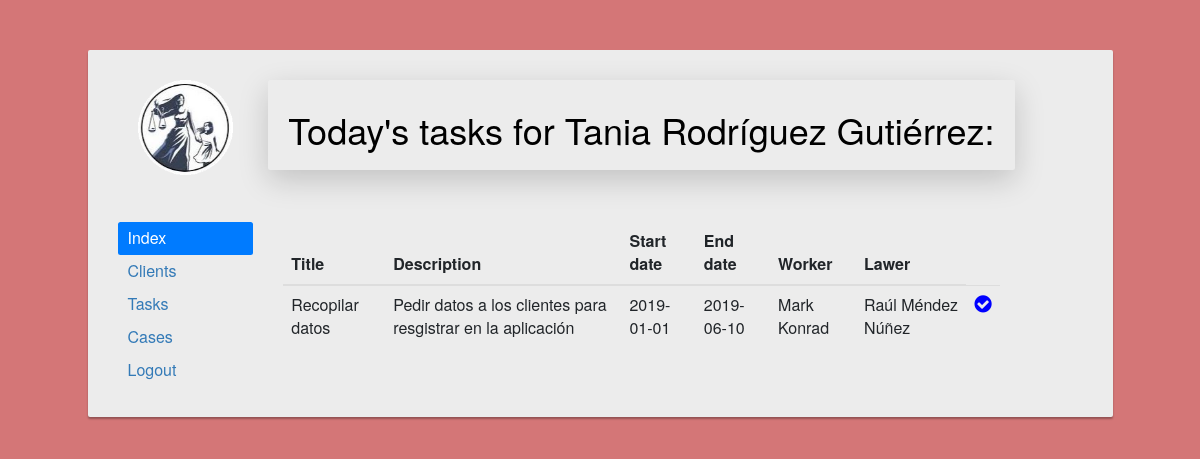
The app's page /personalArea/Worker/index.php (signed in) with its own data.
### tables this page shows
CREATE TABLE `workers` (
  `worker_ID` bigint(20) UNSIGNED NOT NULL,
  `name` varchar(30) NOT NULL,
  `surname` varchar(30) NOT NULL,
  `birth_date` date NOT NULL,
  `phone` int(11) NOT NULL,
  `email` varchar(50) NOT NULL,
  `username` varchar(15) NOT NULL,
  `password` varchar(30) NOT NULL,
  `salary` float NOT NULL
);

CREATE TABLE `tasks` (
  `task_ID` bigint(20) UNSIGNED NOT NULL,
  `title` varchar(200) NOT NULL,
  `description` varchar(1000) NOT NULL,
  `start_date` date NOT NULL,
  `end_date` date NOT NULL,
  `worker_ID` bigint(20) NOT NULL,
  `lawer_ID` bigint(20) NOT NULL,
  `status` int(1) NOT NULL
);

CREATE TABLE `lawers` (
  `lawer_ID` bigint(20) UNSIGNED NOT NULL,
  `name` varchar(50) NOT NULL,
  `surname` varchar(70) NOT NULL,
  `birth_date` date NOT NULL,
  `phone` int(11) NOT NULL,
  `email` varchar(50) NOT NULL,
  `username` varchar(15) NOT NULL,
  `password` varchar(30) NOT NULL,
  `salary` float NOT NULL
);

### personalArea/Worker/index.php (the view, shortened to what this page needs)
<!DOCTYPE html>
<html lang="en">
    <head>
        <link rel="stylesheet" href="https://stackpath.bootstrapcdn.com/bootstrap/4.3.1/css/bootstrap.min.css">
        <link rel="stylesheet" href="https://maxcdn.bootstrapcdn.com/bootstrap/3.3.7/css/bootstrap.min.css">
        <link rel="stylesheet" href="https://maxcdn.bootstrapcdn.com/font-awesome/4.7.0/css/font-awesome.min.css">
    </head>
    <body>
            <?php
                $db = connectDb();
            ?>
            <?php
                $userData = mysqli_fetch_array(mysqli_query($db, "SELECT * FROM workers where worker_ID = '$_SESSION[id_user]'"));
            ?>
        <div class="container-fluid content">
            <div class="row">
                <div class="col-10 offset-1 insideContainer">
                    <div class="row">
                        <div class="col-2 avatar">
                            <img src="../../img/iconAvatar.png" alt="Avatar">
                        </div>
                        <div class="col-9 shadow-lg p-3 mb-5 bg-#70c5c0 rounded">
                            <h1 class="h1" style="text-align: center">Today's tasks for <?php echo $userData['name']." ".$userData['surname'] ?>:</h1>
                        </div>
                    </div>
                    <br>
                    <div class="row">
                        <div class="col-2">
                                <div class="nav flex-column nav-pills" id="v-pills-tab" role="tablist" aria-orientation="vertical">
                                    <a class='nav-link active' href='index.php'>Index</a>
                                    <a class='nav-link' href='Clients/'>Clients</a>
                                    <a class='nav-link' href="Tasks/">Tasks</a>
                                    <a class="nav-link" href="Cases/">Cases</a>
                                    <a class="nav-link" href="../../login/logout.php">Logout</a>
                                </div>
                        </div>
                            <div class="col-9">
                                <?php
                                    $today = date('o-m-d');
                                    $listQuery = mysqli_query($db, "SELECT * FROM tasks where end_date = '$today' and status = '0'");
                                    if($row = mysqli_fetch_array($listQuery)){
                                        echo "<table class  ='table'>";
                                            echo "<thead>";
                                                echo "<tr>";
                                                    echo "<th scope='col'>Title</th>";
                                                    echo "<th scope='col'>Description</th>";
                                                    echo "<th scope='col'>Start date</th>";
                                                    echo "<th scope='col'>End date</th>";
                                                    echo "<th scope='col'>Worker</th>";
                                                    echo "<th scope='col'>Lawer</th>";
                                                echo "</tr>";
                                            echo "</thead>";
                                            do{
                                                echo "<tr>";
                                                    $taskID=$row['task_ID'];
                                                    echo "<td>".$row["title"]."</td>";
                                                    echo "<td>".$row["description"]."</td>";
                                                    echo "<td>".$row["start_date"]."</td>";
                                                    echo "<td>".$row["end_date"]."</td>";
                                                    $lawerName = mysqli_fetch_array(mysqli_query($db, "SELECT * FROM lawers WHERE lawer_ID = '$row[lawer_ID]'"));
                                                    echo "<td>".$lawerName["name"]." ".$lawerName["surname"]."</td>";
                                                    $clientName = mysqli_fetch_array(mysqli_query($db, "SELECT * FROM workers WHERE worker_ID = '$row[worker_ID]'"));
                                                    echo "<td>".$clientName["name"]." ".$clientName["surname"]."</td>";
                                                    echo "<td style='text-align: center'><a class='done_button' href='Tasks/done.php?task=$taskID'><i class='fa fa-check-circle' style='font-size:20px;color:blue'></i></a></td>";
                                                echo "</tr>";
                                            }while($row = mysqli_fetch_array($listQuery));
                                    }else{
                                        echo "There is no task for today";
                                    }
                                ?>
                            </div>
                    </div>
                </div>
            </div>
        </div>
    </body>
</html>

### personalArea/Worker/index.php (style rules this page uses)
html, body { overflow-x: hidden; }
body { color: #fff; background: #d47677; }
.content { margin: 0 auto; padding: 50px 0px 300px; }
.insideContainer { color:black; border-radius: 2px; margin-bottom: 15px; font-size: 16px; background: #ececec; box-shadow: 0px 2px 2px rgba(0, 0, 0, 0.3); padding: 30px; position: relative; width:80vw; }
.avatar { text-align: center; }
.avatar img { width: 95px; height: 95px; }

### records on screen
workers: name "Tania", surname "Rodríguez Gutiérrez"
tasks: title "Recopilar datos", description "Pedir datos a los clientes para resgistrar en la aplicación", start_date "2019-01-01", end_date "2019-06-10", lawer_ID.name "Mark", lawer_ID.surname "Konrad", worker_ID.name "Raúl", worker_ID.surname "Méndez Núñez"
